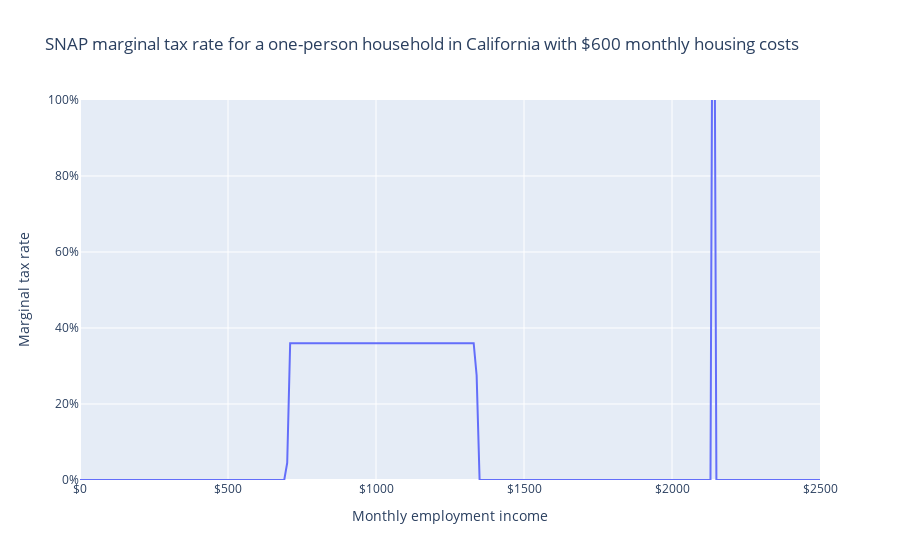

The cell this chart's notebook holds for it:
### Markdown cell above
We can also view their marginal tax rate from the program, revealing that SNAP phases out at 36 cents on the dollar through the phase-out region.
The person also experiences a cliff (infinite marginal tax rate) when they hit 200% of the poverty line.

### Code cell
fig = px.line(
    df,
    "employment_income",
    "mtr",
    labels=LABELS,
    title="SNAP marginal tax rate for a one-person household in California with $600 monthly housing costs",
)
fig.update_layout(xaxis_tickformat="$", yaxis_tickformat=".0%", yaxis_range=[0, 1])
fig.show()

### Figure 1 — Plotly figure (JSON) as saved in the notebook; plotly's stock layout.template omitted (floating-point values rounded to 4 significant figures; data arrays with more than 128 entries replaced by an {"elided": "..."} marker saying what was removed)
{"data": [{"hovertemplate": "Monthly employment income=%{x}<br>Marginal tax rate=%{y}<extra></extra>", "legendgroup": "", "line": {"color": "#636efa", "dash": "solid"}, "marker": {"symbol": "circle"}, "mode": "lines", "name": "", "orientation": "v", "showlegend": false, "type": "scatter", "x": {"elided": "251 int values"}, "xaxis": "x", "y": {"elided": "251 float values"}, "yaxis": "y"}], "layout": {"legend": {"tracegroupgap": 0}, "title": {"text": "SNAP marginal tax rate for a one-person household in California with $600 monthly housing costs"}, "xaxis": {"anchor": "y", "domain": [0, 1], "tickformat": "$", "title": {"text": "Monthly employment income"}}, "yaxis": {"anchor": "x", "domain": [0, 1], "range": [0, 1], "tickformat": ".0%", "title": {"text": "Marginal tax rate"}}}}
